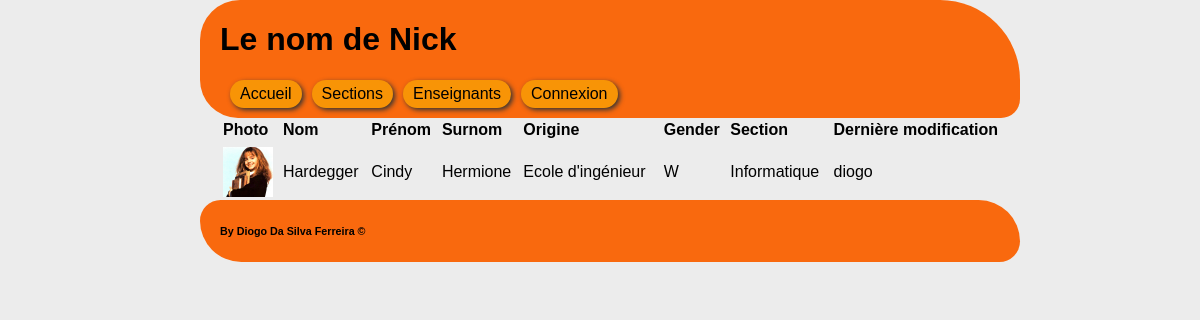
The page /src/php/detail.php?id=2 on the database its author committed.
### tables this page shows
CREATE TABLE IF NOT EXISTS `t_teacher` (
  `idTeacher` int(20) NOT NULL AUTO_INCREMENT,
  `teaLastName` varchar(60) NOT NULL,
  `teaFirstName` varchar(60) NOT NULL,
  `teaGender` varchar(1) NOT NULL,
  `teaNickname` varchar(60) NOT NULL,
  `teaOrigin` varchar(30) NOT NULL,
  `teaImage` varchar(500) DEFAULT NULL,
  `fkSection` int(20) DEFAULT NULL,
  `teaIsDeleted` tinyint(1) NOT NULL,
  `teaModified` varchar(30) NOT NULL,
  PRIMARY KEY (`idTeacher`),
  KEY `fkSection` (`fkSection`)
);

CREATE TABLE IF NOT EXISTS `t_section` (
  `idSection` int(20) NOT NULL AUTO_INCREMENT,
  `secName` char(30) NOT NULL,
  PRIMARY KEY (`idSection`)
);

### src/php/DBAccess.php (called while the page is built, shortened)
<?php
class DBAccess {
    private $dbConnect;
    private function dbConnect()
    {
        $this->dbConnect = new PDO('mysql:dbname='.self::DB_NAME.';host='.self::HOST, self::LOGIN, self::PWD, array( PDO::MYSQL_ATTR_INIT_COMMAND => "SET NAMES utf8"));
    }
    private function executeSqlRequest($sql)
    {
        $request = $this->dbConnect->prepare($sql);
        $request->execute();
        $datas = $request->fetchAll(PDO::FETCH_ASSOC);
        return($datas);
    }
    public function getTeacher($id)
    {
        $sql = "SELECT * FROM t_teacher INNER JOIN t_section ON fkSection = idSection WHERE idTeacher = $id";
        return $this->executeSqlRequest($sql)[0];
    }
}

### src/php/detail.php (the view, shortened to what this page needs)
<?php
include_once ("header.php");
include_once ("menu.php");
include_once ("DBAccess.php");
?>
    <html>
    <head lang="en">
        <link href="../../resources/css/style.css" type="text/css" rel="stylesheet" media="all">
    </head>
    <body>
    <section>
        <table style="width:100%">
            <tr>
                <th>Photo</th>
                <th>Nom</th>
                <th>Prénom</th>
                <th>Surnom</th>
                <th>Origine</th>
                <th>Gender</th>
                <th>Section</th>
                <th>Dernière modification</th>
            </tr>
            <?php
            $id = $_GET['id'];
            $db = new DBAccess();
            $teacher = $db->getTeacher($id);
            $photoName = $teacher['teaImage'] . ".jpg";
            echo "<tr>
                    <td><img src=\"../../userContent/teacher/$photoName\" alt=\"Default pics\" height=\"50\" width=\"50\" /></td>
                    <td>$teacher[teaLastName]</td>
                    <td>$teacher[teaFirstName]</td>
                    <td>$teacher[teaNickname]</td>
                    <td>$teacher[teaOrigin]</td>
                    <td>$teacher[teaGender]</td>
                    <td>$teacher[secName]</td>
                    <td>$teacher[teaModified]</td>
                </tr>";
            ?>
        </table>
    </section>
    </body>
    </html>
<?php
include_once ("footer.php");

### resources/css/style.css (style rules this page uses)
body { background-color: #ececec; margin: 0px auto; width: 800px; font-family: arial, helvetica, sans-serif; }
header, menu, footer, section { background-color: #F9690E; color: black; padding: 0px 0px 0px 20px; width: 100%; float: left; }
section { background-color: transparent; }
th, td { text-align: justify; }
td { padding-top: 5px; }

### rows shown on the page
t_teacher: teaLastName "Hardegger", teaFirstName "Cindy", teaNickname "Hermione", teaOrigin "Ecole d'ingénieur", teaGender "W", fkSection.secName "Informatique", teaModified "diogo"
